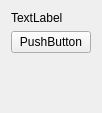
<?xml version="1.0" encoding="UTF-8"?>
<ui version="4.0">
 <class>Widget</class>
 <widget class="QWidget" name="Widget">
  <property name="geometry">
   <rect>
    <x>0</x>
    <y>0</y>
    <width>98</width>
    <height>113</height>
   </rect>
  </property>
  <property name="windowTitle">
   <string>Widget</string>
  </property>
  <layout class="QVBoxLayout" name="verticalLayout">
   <item>
    <widget class="QLabel" name="label_version">
     <property name="text">
      <string>TextLabel</string>
     </property>
    </widget>
   </item>
   <item>
    <widget class="QPushButton" name="btn_show_dialog">
     <property name="text">
      <string>PushButton</string>
     </property>
    </widget>
   </item>
   <item>
    <spacer name="verticalSpacer">
     <property name="orientation">
      <enum>Qt::Vertical</enum>
     </property>
     <property name="sizeHint" stdset="0">
      <size>
       <width>20</width>
       <height>40</height>
      </size>
     </property>
    </spacer>
   </item>
  </layout>
 </widget>
 <resources/>
 <connections/>
</ui>
